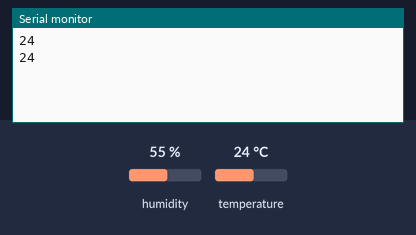
The sketch below on a simulated Arduino Uno, built with avr-gcc and run on an emulated ATmega328P. On the bench: the last lines printed to the serial monitor. The inputs (shaded band) are chosen by the test bench; at power-on: temperature 24 °C, humidity 55 %.

Above: at 2.8 s.
2.9 s: temperature set to 12 °C
At 5.0 s:
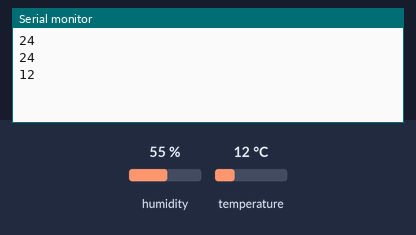
5.6 s: temperature set to 19 °C
At 7.4 s:
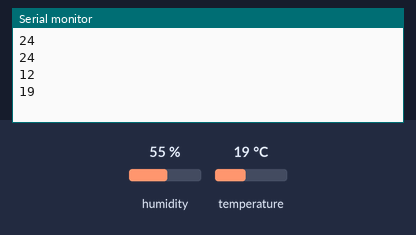
Timing chart, 0 to 8.9 s (numbered marks = the images above; inputs shaded):
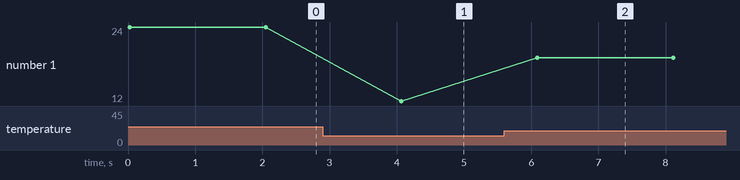

Measured:
- after the input at 2.9 s, the serial monitor: prints a new line after 1.2 s (image 1)
- after the input at 5.6 s, the serial monitor: prints a new line after 0.49 s (image 2)
- plotted number 1: 24 → 12 after the input at 2.9 s, 12 → 19 after the input at 5.6 s

The sketch:

rht01.ino
```cpp
#include <dht11.h>

dht11 rht01;

#define RHT01PIN 2

void setup()
{
  Serial.begin(9600);
}

void loop()
{
  int chk = rht01.read(RHT01PIN);

//  Serial.print("Temperature (°C): ");
  Serial.print((float)rht01.temperature, 0);
//  Serial.print("\t");
// Serial.print("Humidity (%): ");
//  Serial.print((float)rht01.humidity, 0);
  Serial.print("\n");

  delay(2000);
}
```
